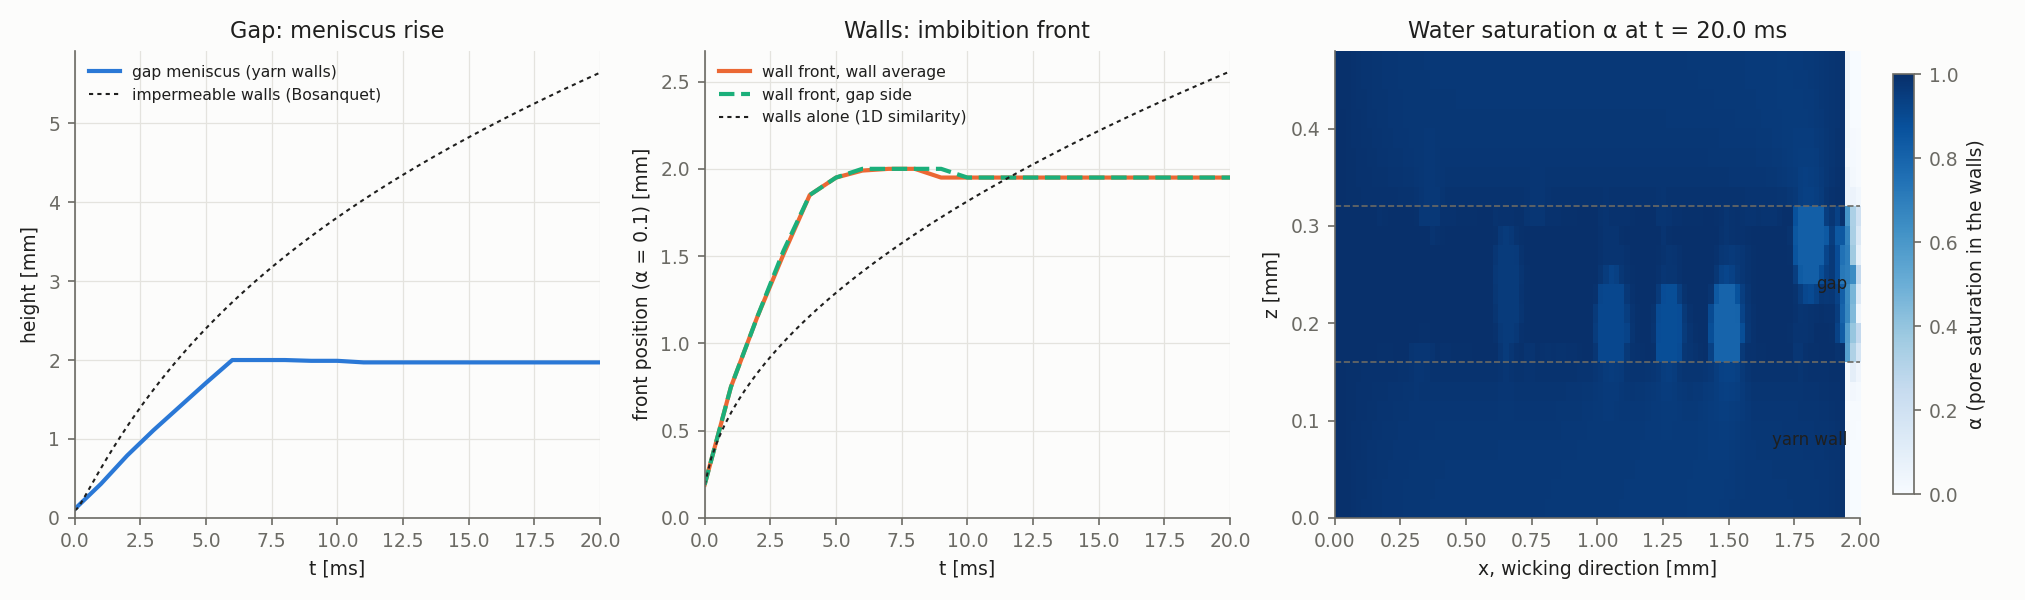

Source code (Python):
#!/usr/bin/env python3
"""
check.py  -  expected-behaviour checks and figure of the 2D bench (after ./Allpre and ./run).

    ../../.venv/bin/python check.py
Writes check_summary.md and check.png in this folder (results: not committed, see ../.gitignore).

Measured per written time: gap meniscus h (gap-averaged alpha < 0.5); wall fronts (alpha < 0.1) in the wall rows
next to the gap ("surface"), against the closed walls ("back") and wall-averaged; wall water (sum eps*alpha over
the porous cells, cell volumes); max |U|; stray water (gap cells with alpha > 0.05 more than 3 cells ahead of the
meniscus: droplets or films). Water budget from waterBudget.csv.

References (no exact solution for the coupled case, see ../../NOTES_solver.md "Verification"):
  - gap with impermeable walls: Bosanquet slit rise (gap 8, theta 60, from the 0.1 mm column); porous walls of
    K 1e-20 and real walls give it +8 % at 2 ms;
  - walls without gap: 1D similarity solution of the yarn, front 18.04 mm/sqrt(s), shifted so that it starts at the
    initial ramp front (x_f = 18.04 sqrt(t + t0)).
Expected: runs to the end, water budget closed, velocities ~1 m/s, no stray water; the yarn walls take water from
the gap (meniscus below the impermeable rise) and the gap feeds the walls sideways (wall front ahead of the walls
alone, uniform across the wall thickness).
"""
import os
import re
import sys

import matplotlib
matplotlib.use("Agg")
import matplotlib.pyplot as plt
import numpy as np

HERE = os.path.dirname(os.path.abspath(__file__))
sys.path.insert(0, os.path.join(HERE, "..", "tools"))
sys.path.insert(0, os.path.join(HERE, "..", "slit_test"))
from initFields import read_internal  # noqa: E402
from slitReport import CAT, GRID, INK, MUTED, analytic  # noqa: E402

DX, NX, NW, W = 20e-6, 100, 8, 8          # cell size, cells along x, wall and gap cells (system/blockMeshDict)
NZ = 2 * NW + W
LX = NX * DX
T_END = 2e-2                              # system/controlDict endTime
LW_1D = 18.04                             # mm/sqrt(s), 1D similarity solution (front at S = 0.1)
x = (np.arange(NX) + 0.5) * DX


def times():
    return sorted((d for d in os.listdir(HERE) if re.fullmatch(r"[0-9.e+-]+", d)), key=float)


def field(t, name, vector=False):
    v = read_internal(os.path.join(HERE, t, name), NX * NZ, vector=vector)
    return v.reshape(NZ, NX, 3) if vector else v.reshape(NZ, NX)


def first_below(row, lim):
    j = np.where(row < lim)[0]
    return x[j[0]] if len(j) else LX


def stop_status():
    f = os.path.join(HERE, "log.hybridPorousInterFoam")
    txt = open(f).read() if os.path.exists(f) else ""
    m = re.findall(r"^stopGuard: (.*)$", txt, re.M)
    return m[-1] if m else "ok"


def main():
    ts = times()
    if len(ts) < 2:
        raise SystemExit("no results: run ./Allpre and ./run first")
    eps = field("0", "eps")
    por = eps <= 0.99
    R = []
    for t in ts:
        a = field(t, "alpha.wetting")
        U = np.linalg.norm(field(t, "U", True), axis=2)
        h = first_below(a[NW:NW + W].mean(axis=0), 0.5)
        ih = int(np.searchsorted(x, h))
        s = (a > 0.05) & ~por
        s[:, :ih + 3] = False
        R.append({"t": float(t), "h": h, "stray": int(s.sum()), "U": float(U.max()),
                  "wSurf": first_below((a[NW - 1] + a[NW + W]) / 2, 0.1),
                  "wBack": first_below((a[0] + a[-1]) / 2, 0.1),
                  "wMean": first_below(np.concatenate([a[:NW], a[NW + W:]]).mean(axis=0), 0.1),
                  "wallW": float((eps * a)[por].sum())})
    budget = [l.split(",") for l in open(os.path.join(HERE, "waterBudget.csv")).read().split()[1:]]
    stored = max(abs(float(b[1])) for b in budget)
    imb = max(abs(float(b[-1])) for b in budget) / stored

    tb, hb = analytic(W * DX, 60.0, T=T_END)
    bos = lambda t: float(np.interp(t, tb, hb))                     # noqa: E731
    t0 = (R[0]["wMean"] * 1e3 / LW_1D) ** 2                         # start of the similarity front at the ramp
    sim = lambda t: LW_1D * np.sqrt(t + t0) * 1e-3                  # noqa: E731
    at = lambda t, k: min(R, key=lambda r: abs(r["t"] - t))[k]      # noqa: E731
    end = R[-1]

    checks = []

    def check(name, value, ok, crit):
        checks.append((name, value, "yes" if ok else "**NO**", crit))

    check("reaches the end time", f"{end['t'] * 1e3:.2f} ms ({stop_status()})",
          end["t"] >= T_END - 1e-9 and stop_status() == "ok", f"{T_END * 1e3:g} ms, no stopGuard")
    check("water budget", f"max imbalance/stored {imb:.1e}", imb < 1e-10, "< 1e-10")
    umax = max(r["U"] for r in R[1:])
    check("max |U| (all writes)", f"{umax:.2f} m/s", umax < 2.0, "< 2 m/s (real-wall slit ~1)")
    smax = max(r["stray"] for r in R)
    check("stray water ahead of the meniscus", f"max {smax} cells", smax <= 5, "<= 5 cells")
    for t in (1e-3, T_END):
        check(f"walls take water from the gap, {t * 1e3:.0f} ms",
              f"meniscus {at(t, 'h') * 1e3:.3f} < {bos(t) * 1e3:.3f} mm (impermeable, Bosanquet)",
              at(t, "h") < bos(t), "below the impermeable rise")
        check(f"gap feeds the walls, {t * 1e3:.0f} ms",
              f"wall front {at(t, 'wMean') * 1e3:.3f} > {sim(t) * 1e3:.3f} mm (walls alone, 1D)",
              at(t, "wMean") > sim(t), "ahead of the walls alone")
    dfr = max(abs(r["wSurf"] - r["wBack"]) for r in R if r["t"] >= 5e-4)
    check("wall front uniform across the wall (from 0.5 ms)", f"max |surface - back| {dfr * 1e6:.0f} um",
          dfr <= 2 * DX + 1e-12, "<= 2 cells (lateral imbibition faster than the front)")
    wl = [r["wallW"] for r in R]
    check("wall water increases", f"{wl[0]:.1f} -> {wl[-1]:.1f} cell volumes",
          all(b >= a - 1e-6 for a, b in zip(wl, wl[1:])), "monotone")

    with open(os.path.join(HERE, "check_summary.md"), "w") as f:
        f.write("# 2D bench: expected-behaviour checks\n\n| Check | Value | Pass | Criterion |\n|---|---|---|---|\n")
        for n, v, ok, cr in checks:
            f.write(f"| {n} | {v} | {ok} | {cr} |\n")
        f.write("\n| t [ms] | gap meniscus [mm] | wall front surface / back / mean [mm] | wall water [cell vol.] "
                "| max \\|U\\| [m/s] |\n|---|---|---|---|---|\n")
        for t in (2.5e-4, 5e-4, 1e-3, 1.5e-3, T_END):
            f.write(f"| {t * 1e3:.2f} | {at(t, 'h') * 1e3:.3f} | {at(t, 'wSurf') * 1e3:.3f} / {at(t, 'wBack') * 1e3:.3f}"
                    f" / {at(t, 'wMean') * 1e3:.3f} | {at(t, 'wallW'):.0f} | {at(t, 'U'):.2f} |\n")
    print(open(os.path.join(HERE, "check_summary.md")).read())

    # ---- figure: gap meniscus and wall front vs t with their references, alpha map at the end
    fig, ax = plt.subplots(1, 3, figsize=(13.5, 4.0), gridspec_kw={"width_ratios": [1, 1, 1.25]})
    tm = [r["t"] * 1e3 for r in R]
    ax[0].plot(tm, [r["h"] * 1e3 for r in R], color=CAT[0], lw=2, label="gap meniscus (yarn walls)")
    ax[0].plot(tb * 1e3, hb * 1e3, color=INK, lw=1, ls=(0, (2, 2)), label="impermeable walls (Bosanquet)")
    ax[0].set(xlabel="t [ms]", ylabel="height [mm]", title="Gap: meniscus rise")
    ax[1].plot(tm, [r["wMean"] * 1e3 for r in R], color=CAT[1], lw=2, label="wall front, wall average")
    ax[1].plot(tm, [r["wSurf"] * 1e3 for r in R], color=CAT[2], lw=2, ls="--", label="wall front, gap side")
    tt = np.linspace(0, T_END, 80)
    ax[1].plot(tt * 1e3, sim(tt) * 1e3, color=INK, lw=1, ls=(0, (2, 2)), label="walls alone (1D similarity)")
    ax[1].set(xlabel="t [ms]", ylabel="front position (α = 0.1) [mm]", title="Walls: imbibition front")
    for a in ax[:2]:
        a.grid(color=GRID, lw=0.6)
        a.set_xlim(0, T_END * 1e3)
        a.set_ylim(bottom=0)
        a.legend(frameon=False, fontsize=7.5, loc="upper left")
    im = ax[2].imshow(field(ts[-1], "alpha.wetting"), origin="lower", cmap="Blues", vmin=0, vmax=1, aspect="auto",
                      extent=(0, LX * 1e3, 0, NZ * DX * 1e3))
    for zz in (NW * DX * 1e3, (NW + W) * DX * 1e3):
        ax[2].axhline(zz, color=MUTED, lw=0.8, ls="--")
    ax[2].text(1.95, (NW + W / 2) * DX * 1e3, "gap", ha="right", va="center", color=INK, fontsize=8)
    ax[2].text(1.95, NW / 2 * DX * 1e3, "yarn wall", ha="right", va="center", color=INK, fontsize=8)
    ax[2].set(xlabel="x, wicking direction [mm]", ylabel="z [mm]",
              title=f"Water saturation α at t = {end['t'] * 1e3:.1f} ms")
    fig.colorbar(im, ax=ax[2], label="α (pore saturation in the walls)", shrink=0.9)
    fig.tight_layout()
    fig.savefig(os.path.join(HERE, "check.png"), dpi=150)
    print("check.png written")
    sys.exit(0 if all(ok == "yes" for _, _, ok, _ in checks) else 1)


if __name__ == "__main__":
    main()
